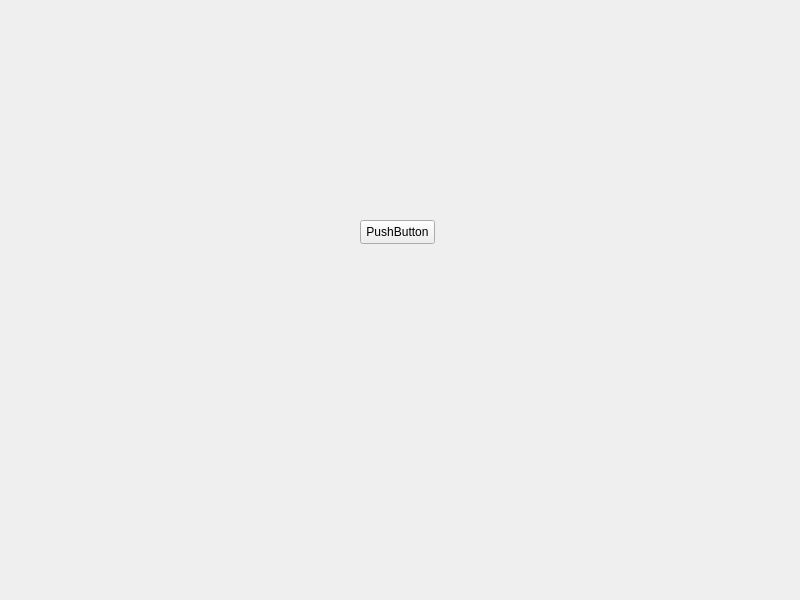
<?xml version="1.0" encoding="UTF-8"?>
<ui version="4.0">
 <class>HomePage</class>
 <widget class="QWidget" name="HomePage">
  <property name="geometry">
   <rect>
    <x>0</x>
    <y>0</y>
    <width>800</width>
    <height>600</height>
   </rect>
  </property>
  <property name="windowTitle">
   <string>Form</string>
  </property>
  <widget class="QPushButton" name="pushButton">
   <property name="geometry">
    <rect>
     <x>360</x>
     <y>220</y>
     <width>75</width>
     <height>24</height>
    </rect>
   </property>
   <property name="text">
    <string>PushButton</string>
   </property>
  </widget>
 </widget>
 <resources/>
 <connections/>
</ui>
